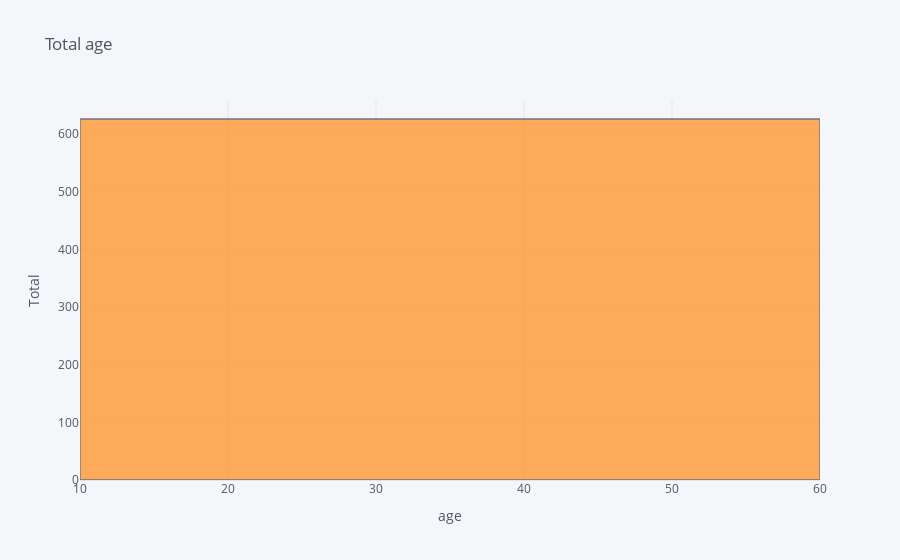

This figure's notebook cell:
### Code cell
titanic1['age'].iplot(kind='hist', bins=[10,20,50],
                         xTitle='age', yTitle='Total', title='Total age');

### Figure 1 — Plotly figure (JSON) as saved in the notebook; plotly's stock layout.template omitted (floating-point values rounded to 4 significant figures; data arrays with more than 128 entries replaced by an {"elided": "..."} marker saying what was removed)
{"data": [{"autobinx": false, "histfunc": "count", "histnorm": "", "marker": {"color": "rgba(255, 153, 51, 1.0)", "line": {"color": "#4D5663", "width": 1.3}}, "name": "age", "opacity": 0.8, "orientation": "v", "type": "histogram", "x": {"elided": "891 float values"}, "xbins": {"end": 20, "size": 50, "start": 10}}], "layout": {"barmode": "overlay", "legend": {"bgcolor": "#F5F6F9", "font": {"color": "#4D5663"}}, "paper_bgcolor": "#F5F6F9", "plot_bgcolor": "#F5F6F9", "title": {"font": {"color": "#4D5663"}, "text": "Total age"}, "xaxis": {"gridcolor": "#E1E5ED", "showgrid": true, "tickfont": {"color": "#4D5663"}, "title": {"font": {"color": "#4D5663"}, "text": "age"}, "zerolinecolor": "#E1E5ED"}, "yaxis": {"gridcolor": "#E1E5ED", "showgrid": true, "tickfont": {"color": "#4D5663"}, "title": {"font": {"color": "#4D5663"}, "text": "Total"}, "zerolinecolor": "#E1E5ED"}}}
